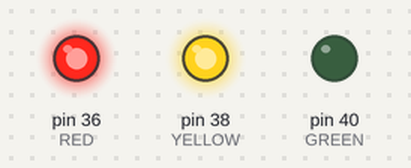
This program was run on a simulated Raspberry Pi (header pin numbers). Parts: output pins drawn as LEDs (lit = HIGH).

Above: at 5.0 s.
At 13.2 s:
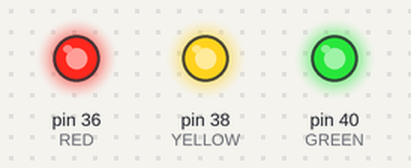
At 22.0 s:
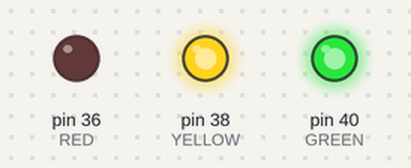
At 28.0 s:
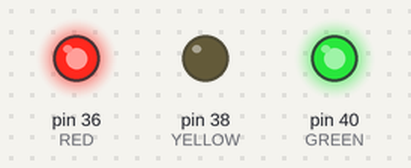
Timing chart, 0 to 37.7 s (numbered marks = the images above):
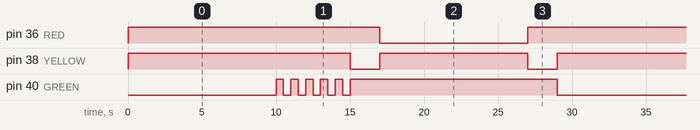

Measured:
- by itself, pin 36 (RED): alternates HIGH for 19.0 s and LOW for 10.0 s
- by itself, pin 38 (YELLOW): repeats every 29.0 s: HIGH 10.0 s, LOW 2.0 s, HIGH 15.0 s, LOW 2.0 s
- by itself, pin 40 (GREEN): repeats every 29.0 s: 4 × (LOW 0.50 s, HIGH 0.50 s), LOW 0.50 s, HIGH 14.0 s, LOW 10.0 s, HIGH 0.50 s

The program:

sf.py
```python
#!/usr/bin/python

import RPi.GPIO as GPIO # Gpio library
from time import sleep # Time library required for sleep() method

RED = 36 # 36 - number of gpio pin (see gpio-datasheet.jpg)
YELLOW = 38
GREEN = 40

# Initialization for gpio library
GPIO.setwarnings(False)
GPIO.setmode(GPIO.BOARD)

# Initialization for gpio inputs
GPIO.setup(RED, GPIO.OUT)
GPIO.setup(YELLOW, GPIO.OUT)
GPIO.setup(GREEN, GPIO.OUT)

# Setting default values for pins
GPIO.output(RED, 1)
GPIO.output(YELLOW, 1)
GPIO.output(GREEN, 1)

# Main loop
while True:
    GPIO.output(RED, 1)
    GPIO.output(YELLOW, 1)
    GPIO.output(GREEN, 0)
    sleep(10)

    for i in range(5):
        GPIO.output(GREEN, 1)
        sleep(0.5)
        GPIO.output(GREEN, 0)
        sleep(0.5)

    GPIO.output(RED, 1)
    GPIO.output(YELLOW, 0)
    GPIO.output(GREEN, 1)
    sleep(2)

    GPIO.output(RED, 0)
    GPIO.output(YELLOW, 1)
    GPIO.output(GREEN, 1)
    sleep(10)

    GPIO.output(RED, 1)
    GPIO.output(YELLOW, 0)
    GPIO.output(GREEN, 1)
    sleep(2)
```
